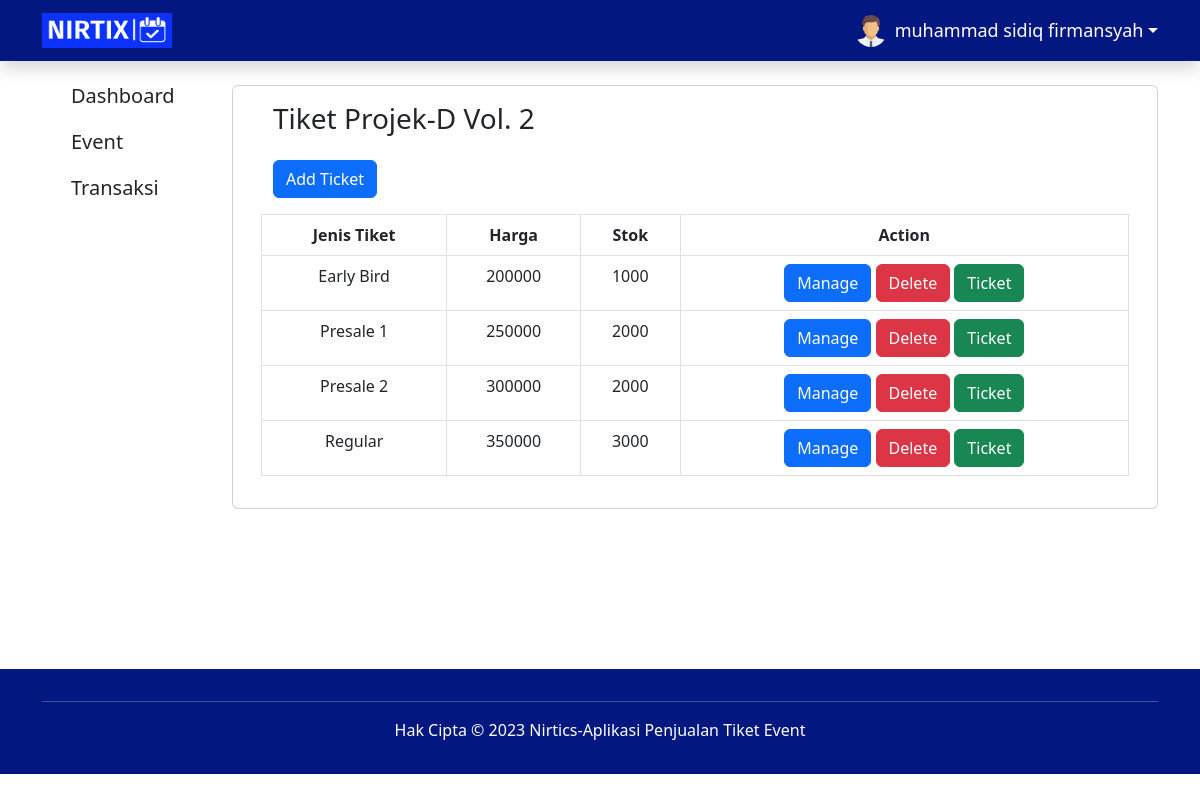
Page /admin/tiket.php?id_event=3 (signed in) on the committed database.
### tables this page shows
CREATE TABLE `user` (
  `id_user` int(5) NOT NULL,
  `fullname` varchar(100) NOT NULL,
  `username` varchar(100) NOT NULL,
  `email` varchar(100) NOT NULL,
  `no_hp` varchar(15) DEFAULT NULL,
  `foto` varchar(100) DEFAULT 'default.png',
  `password` varchar(100) NOT NULL,
  `date_join` datetime DEFAULT NULL,
  `level` enum('admin','user') DEFAULT NULL
);

CREATE TABLE `event` (
  `id_event` int(5) NOT NULL,
  `id_kategori` int(5) DEFAULT NULL,
  `nama` varchar(100) NOT NULL,
  `deskripsi` text NOT NULL,
  `tanggal` date NOT NULL,
  `jam` time NOT NULL,
  `lokasi` varchar(100) NOT NULL,
  `gambar` varchar(100) DEFAULT NULL,
  `status` enum('ready','closed') NOT NULL,
  `provinsi` varchar(100) DEFAULT NULL
);

CREATE TABLE `tiket` (
  `id_tiket` int(5) NOT NULL,
  `id_event` int(5) DEFAULT NULL,
  `nama` varchar(100) NOT NULL,
  `harga` decimal(10,0) NOT NULL,
  `stok` int(5) NOT NULL
);

### admin/tiket.php (the view, shortened to what this page needs)
<?php
$id = $_SESSION['id'];
if (!empty($_SESSION['status'])) {
    include "layout/header.php";
?>
    <main>
        <div class="container" style="min-height: 76vh;">
            <div class="row" text-center mb-3>
                <?php include "sidebar.php" ?>
                <div class="col-lg-10 mt-4">
                    <?php
                    include "../lib/koneksi.php";
                    $id_event = $_GET['id_event'];
                    $sql = "SELECT * FROM tiket where id_event=$id_event;";
                    $result = mysqli_query($link, $sql);
                    $reqEvent = mysqli_query($link, "SELECT * FROM event where id_event=$id_event;");
                    $event = mysqli_fetch_assoc($reqEvent);
                    ?>
                    <div class="container">
                        <div class="row">
                            <div class="card mb-3">
                                <div class="card-body">
                                    <div class="container">
                                        <div class="row">
                                            <h3>Tiket <?php echo $event['nama']  ?></h3>
                                            <div class="text-start mt-3 mb-3">
                                                <a href="addTicket.php" class="btn btn-primary">Add Ticket</a>
                                            </div>
                                            <table class="table table-bordered">
                                                <thead>
                                                    <tr class="text-center">
                                                        <th>Jenis Tiket</th>
                                                        <th>Harga</th>
                                                        <th>Stok</th>
                                                        <th>Action</th>
                                                    </tr>
                                                </thead>
                                                <tbody>
                                                    <?php while ($data = mysqli_fetch_assoc($result)) { ?>
                                                        <tr class="text-center">
                                                            <td><?php echo $data['nama']; ?></td>
                                                            <td><?php echo $data['harga']; ?></td>
                                                            <td><?php echo $data['stok']; ?></td>
                                                            <td class="mx-0 px-0 text-center">
                                                                <a href="editEvent.php?id_event=<?php echo $data['id_event']; ?>" class="btn btn-primary">Manage</a>
                                                                <a href="delete.php?id_event=<?php echo $data['id_event']; ?>" class="btn btn-danger" onclick="return confirmDelete();">Delete</a>
                                                                <a href="editTiket.php?id_event=<?php echo $data['id_event']; ?>" class="btn btn-success">Ticket</a>
                                                            </td>
                                                        </tr>
                                                    <?php } ?>
                                                </tbody>
                                            </table>
                                        </div>
                                    </div>
                                </div>
                            </div>
                        </div>
                    </div>
                </div>
            </div>
        </div>
    </main>
<?php
    include "layout/footer.php";
} else {
    header('Location: ../login.php');
}
?>

### admin/layout/header.php (shortened to what this page needs)
<!DOCTYPE html>
<html lang="en">
<head>
    <link rel="stylesheet" href="layout/stylesheet.css" type="text/css" />
    <link rel="stylesheet" link href="https://cdn.jsdelivr.net/npm/bootstrap@5.3.0/dist/css/bootstrap.min.css">
    <link rel="stylesheet" href="https://cdnjs.cloudflare.com/ajax/libs/font-awesome/6.4.0/css/all.min.css">
</head>
<body>
    <header>
        <?php include "../lib/koneksi.php";
        $query = mysqli_query($link, "SELECT * FROM user where id_user = '$id'");
        $data = mysqli_fetch_assoc($query);
        ?>
        <nav class="navbar navbar-expand-lg navbar-dark shadow">
            <div class="container">
                <a class="navbar-brand col-ms-3" href="dashboard.php">
                    <img src="../assets/logo.png" width="130" height="35">
                </a>
                <div class="collapse navbar-collapse justify-content-end" id="navbarNav">
                    <ul class="navbar-nav">
                        <li class="nav-item my-auto">
                            <div class="dropdown">
                                <a href="#" class="d-flex align-items-center text-white text-decoration-none dropdown-toggle" id="avatar" data-bs-toggle="dropdown" aria-expanded="false">
                                    <img src="../assets/default.png" alt="" width="32" height="32" class="rounded-circle me-2">
                                    <?php echo $data['fullname'] ?>
                                </a>
                            </div>
                        </li>
                    </ul>
                </div>
            </div>
        </nav>
    </header>

### admin/layout/stylesheet.css (style rules this page uses)
.navbar { background-color: #021780; font-size: large; font-weight: 400; }
.navbar .nav-item { padding-left: 1rem; }
.btn { position: relative; }

### admin/layout/header.php (style rules this page uses)
body { font-family: 'Segoe UI', sans-serif; }

### rows in the picture
user: fullname "muhammad sidiq firmansyah"
event: nama "Projek-D Vol. 2"
tiket: nama "Early Bird", harga "200000", stok "1000"
tiket: nama "Presale 1", harga "250000", stok "2000"
tiket: nama "Presale 2", harga "300000", stok "2000"
tiket: nama "Regular", harga "350000", stok "3000"
